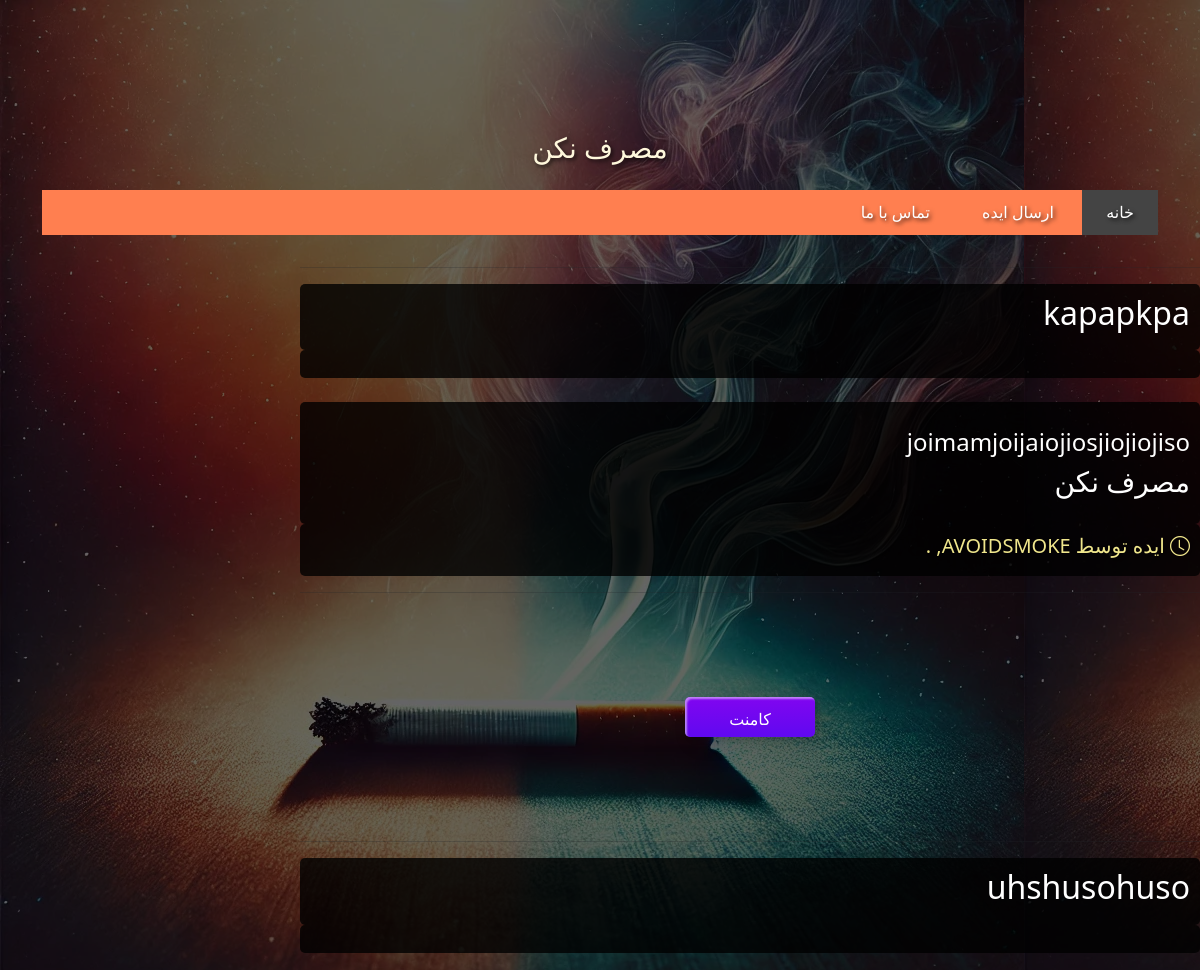
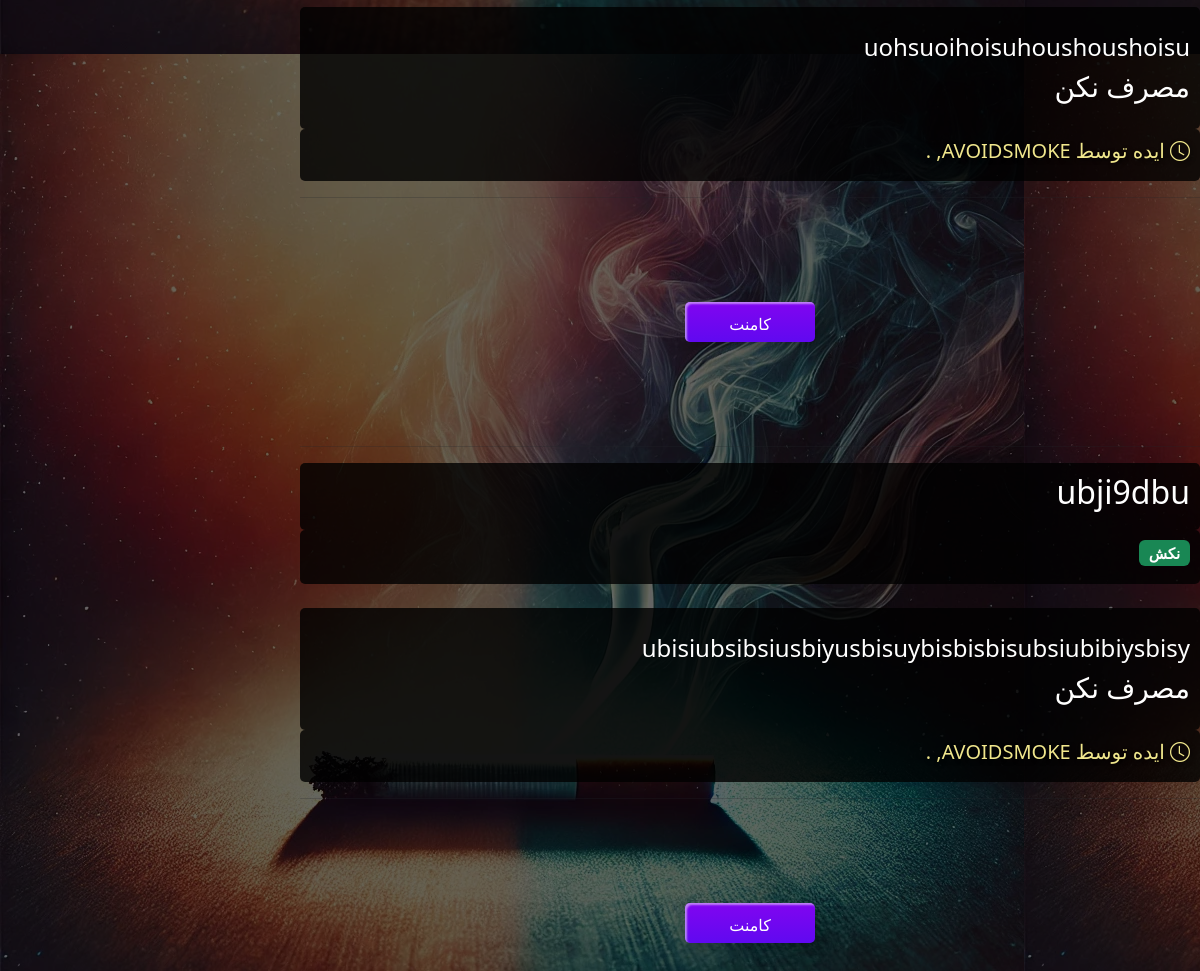
Before: / with the older database file (2 pictures, top to bottom).
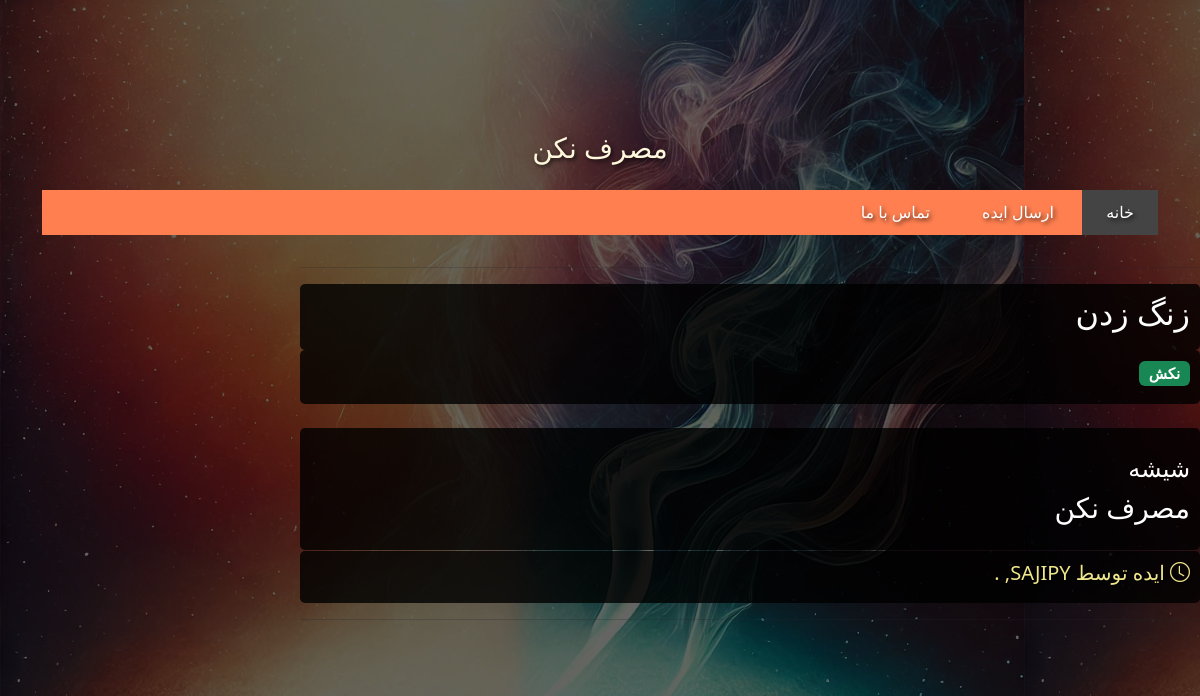
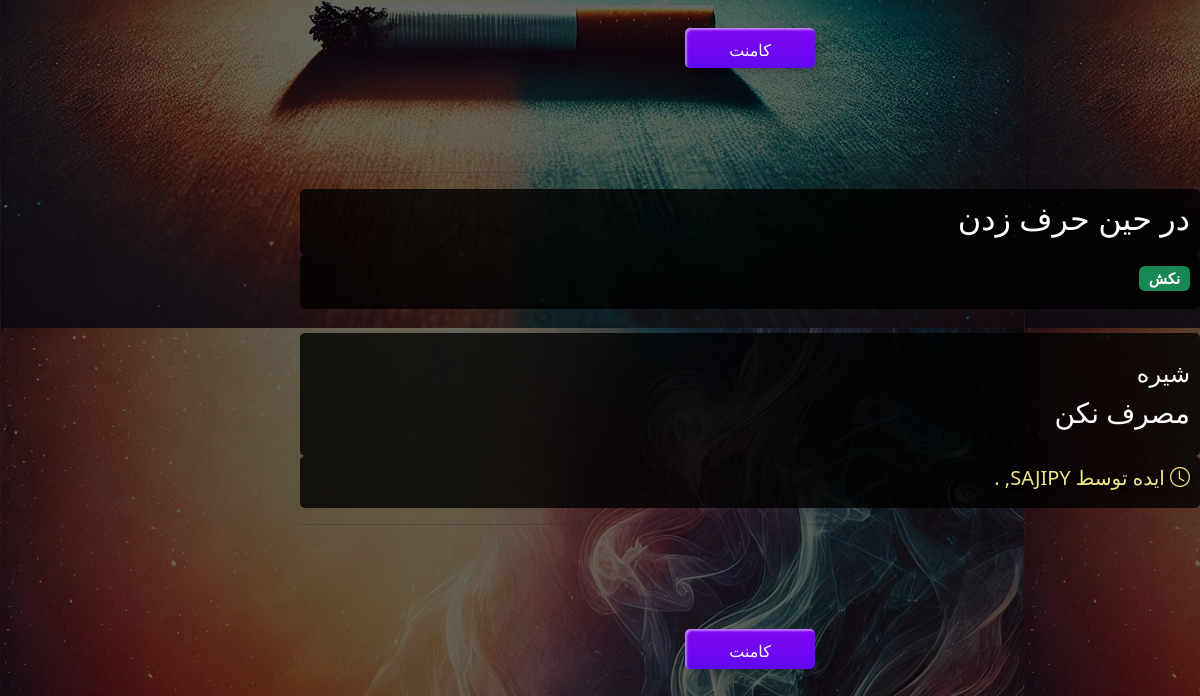
After: the same page with the newer database file (2 pictures, top to bottom).
### avoidsmoke/models.py (models this page shows, shortened)
class Content(models.Model):
    author = models.ForeignKey(
       settings.AUTH_USER_MODEL,
        on_delete=models.CASCADE,
        verbose_name='nevisandeh')
    title=models.CharField(_("قبل از"),max_length=20)
    description=models.TextField(_("نکش"))
    label=models.CharField(_("برچسب"), max_length=50)
    img=models.ImageField(_("تصویر"), upload_to=None, height_field=None, width_field=None, max_length=None)
    class Meta:
        db_table = ''
        managed = True
        verbose_name = 'Content'
        verbose_name_plural = 'Contents'

### avoidsmoke/views.py (the view)
# urls.py: path('',views.dontsmokeview,name='dont-smoke'),
def dontsmokeview(request):
    ctn=Content.objects.all()
    return render(request,"home.html",{"nakesh":ctn})

### avoidsmoke/templates/home.html (shortened to what this page needs)
{% load static %}
<!DOCTYPE html>
<html lang="fa">
<head>
  {% include "calendar.html" %}
      <link rel="stylesheet" href="https://cdnjs.cloudflare.com/ajax/libs/normalize/8.0.0/normalize.min.css">
  <link rel='stylesheet' href='https://unpkg.com/aos@2.3.1/dist/aos.css'>
      <link rel="stylesheet" href="{% static 'css/style.css' %}">
      <link rel="stylesheet" href="{% static 'mainstyle.css' %}">
      <link rel="stylesheet" href="{% static '/buttons/src/style.css' %}">
  <br><br>
<link rel="stylesheet" href="{% static '/navbar/style.css' %}">
		<link href="//maxcdn.bootstrapcdn.com/font-awesome/4.1.0/css/font-awesome.min.css" rel="stylesheet">
<div class="container">
			<header>
				<h2>مصرف نکن</h2>
			</header>
			<nav class="menu">
				<ul>
					<li class="active">
						<a href="#">خانه</a>
					</li>
					<li>
						<a href="/idea">ارسال ایده</a>
					</li>
					<li>
						<a target="_blank" href="/Call">تماس با ما</a>
					</li>
				</ul>
			</nav>
		</div>
  <link rel="stylesheet" href="https://cdnjs.cloudflare.com/ajax/libs/normalize/8.0.0/normalize.min.css">
  <link rel='stylesheet' href='https://unpkg.com/aos@2.3.1/dist/aos.css'>
  <link rel="stylesheet" href="https://cdn.jsdelivr.net/npm/bootstrap@5.3.3/dist/css/bootstrap.min.css">
  <link rel="stylesheet" href="https://cdn.jsdelivr.net/npm/bootstrap-icons@1.11.0/font/bootstrap-icons.css">
  <link rel="stylesheet" href="https://cdn.jsdelivr.net/npm/@fortawesome/fontawesome-free@6.4.2/css/fontawesome.min.css">
</head>
<body dir="rtl" style="background-image:url('{% static 'cigar.webp' %}')">
  {% if nakesh %}
  {% for matlab in nakesh  %}
    <div class="col-sm-9">
      <hr>
  <div class="text" data-aos="fade-up"><h2>{{matlab.title}}</h2></div>
      <div class="text-break" data-aos="fade-down"><h5><span class="badge bg-success">{{matlab.label}}</span></h5></div><br>
      <div class="text-break"  data-aos="zoom-in-down"><p> <h4>{{matlab.description}}</h4> <h3>مصرف نکن</h3></p></div>
      <div class="text-break" data-aos="fade-up"><h5 class="uppercase"><span class="bi bi-clock"></span> ایده توسط {{matlab.author}}, {{matlab.pub_date}}.</h5></div>
      <hr>
      <br><br><div class="frame" data-aos="zoom-out">
		<a href="/CM">
			<button class="custom-btn btn-2" data-aos="fade-down" >کامنت</button>
		</a>
	  </div>
        </div>
<br><br>
{%endfor%}
{% else %}
<h5>No Post</h5>
{%endif%}
</body>
</html>

### avoidsmoke/templates/calendar.html (shortened to what this page needs)
<br><br>

### avoidsmoke/static/css/style.css (style rules this page uses)
* { box-sizing: border-box; }

### avoidsmoke/static/mainstyle.css (style rules this page uses)
body::before { content: ''; position: absolute; top: 0; left: 0; width: 100%; height: 100%; background: rgba(0, 0, 0, 0.6); z-index: -1; }
body { background-image: url('cigar.webp'); background-size: cover; background-position: center; color: #f5f5f5; font-family: 'Sintony', sans-serif; text-shadow: 2px 2px 4px rgba(0, 0, 0, 0.7); }
.text, .text-break, .link { background: rgba(0, 0, 0, 0.8); padding: 10px; border-radius: 5px; color: #ffffff; text-shadow: none; }
h2 { font-size: 2em; font-weight: bold; }
h5 { font-size: 1.5em; font-weight: bold; }
p { font-size: 1.2em; }
h5.uppercase { text-transform: uppercase; color: #f0e68c; text-shadow: 2px 2px 4px rgba(0, 0, 0, 0.7); }

### avoidsmoke/static/buttons/src/style.css (style rules this page uses)
body { background: #e0e5ec; }
p { font-family: 'Lato', sans-serif; font-weight: 300; text-align: center; font-size: 18px; color: #676767; }
.frame { width: 90%; margin: 40px auto; text-align: center; }
button { margin: 20px; }
.custom-btn { width: 130px; height: 40px; color: #fff; border-radius: 5px; padding: 10px 25px; font-family: 'Lato', sans-serif; font-weight: 500; background: transparent; cursor: pointer; transition: all 0.3s ease; position: relative; display: inline-block; box-shadow:inset 2px 2px 2px 0px rgba(255,255,255,.5), 7px 7px 20px 0px rgba(0,0,0,.1), 4px 4px 5px 0px rgba(0,0,0,.1); outline: none; }
.btn-2 { background: rgb(96,9,240); background: linear-gradient(0deg, rgba(96,9,240,1) 0%, rgba(129,5,240,1) 100%); border: none; }
.btn-2:before { height: 0%; width: 2px; }

### avoidsmoke/static/navbar/style.css (style rules this page uses)
body { font-family: 'Sintony', sans-serif; color: #e5e5e5; font-size: 12px; background: #bfbfbf; line-height: 1; }
*, *:before, *:after { box-sizing: border-box; }
html, div, span, applet, object, iframe, h1, h2, h3, h4, h5, h6, p, blockquote, pre, a, abbr, acronym, address, big, cite, code, del, dfn, em, img, ins, kbd, q, s, samp, small, strike, strong, sub, sup, tt, var, b, u, i, center, dl, dt, dd, ol, ul, li, fieldset, form, label, legend, table, caption, tbody, tfoot, thead, tr, th, td, article, aside, canvas, details, embed, figure, figcaption, footer, header, hgroup, menu, nav, output, ruby, section, summary, time, mark, audio, video { margin: 0; padding: 0; border: 0; font-size: 100%; font: inherit; vertical-align: baseline; }
article, aside, details, figcaption, figure, footer, header, hgroup, menu, nav, section { display: block; }
ol, ul { list-style: none; }
header h2 { margin: 25px 10px; font-size: 28px; text-align: center; color: cornsilk; }
.container { margin: 10px auto; display: table; max-width: 1140px; width: 100%; }
.container:after, .container:before { content: "" clear : both; }
nav.menu { background: coral; position: relative; min-height: 45px; height: 100%; }
.menu > ul > li { list-style: none; display: inline-block; color: #fff; line-height: 45px; }
.menu > ul li a, .xs-menu li a { text-decoration: none; color: #fff; display:block; padding: 0px 24px; }
.active { background:#444 !important; }

### avoidsmoke/templates/home.html (style rules this page uses)
h5.uppercase { text-transform: uppercase; }

Changed rows visible on the page:
removed Content: title "kapapkpa", description "joimamjoijaiojiosjiojiojiso", author "AVOIDSMOKE"
removed Content: title "uhshusohuso", description "uohsuoihoisuhoushoushoisu", author "AVOIDSMOKE"
removed Content: title "ubji9dbu", label "نکش", description "ubisiubsibsiusbiyusbisuybisbisbisubsiubibiysbisy", author "AVOIDSMOKE"
added Content: title "زنگ زدن", label "نکش", description "شیشه", author "SAJIPY"
added Content: title "در حین حرف زدن", label "نکش", description "شیره", author "SAJIPY"
